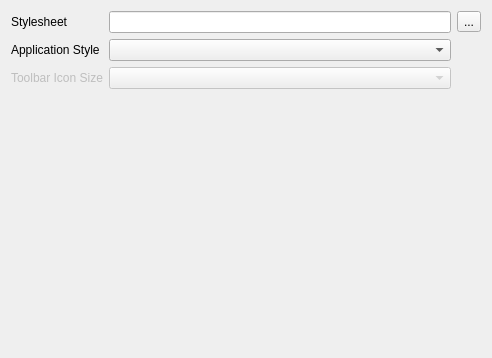
<?xml version="1.0" encoding="UTF-8"?>
<ui version="4.0">
 <class>Core::MainWindow::MainSettingPage</class>
 <widget class="QWidget" name="Core::MainWindow::MainSettingPage">
  <property name="geometry">
   <rect>
    <x>0</x>
    <y>0</y>
    <width>492</width>
    <height>358</height>
   </rect>
  </property>
  <property name="windowTitle">
   <string>Core</string>
  </property>
  <property name="windowIcon">
   <iconset resource="../Resources/Core.qrc">
    <normaloff>:/MainWindow/app.png</normaloff>:/MainWindow/app.png</iconset>
  </property>
  <layout class="QGridLayout" name="gridLayout">
   <item row="0" column="0">
    <layout class="QGridLayout" name="gridLayout_2">
     <item row="0" column="0">
      <widget class="QLabel" name="label_3">
       <property name="toolTip">
        <string>Sets the application's stylesheet</string>
       </property>
       <property name="text">
        <string>Stylesheet</string>
       </property>
      </widget>
     </item>
     <item row="0" column="1">
      <widget class="QLineEdit" name="txtStylesheet">
       <property name="toolTip">
        <string>Sets the application's stylesheet</string>
       </property>
      </widget>
     </item>
     <item row="2" column="0">
      <widget class="QLabel" name="label">
       <property name="toolTip">
        <string>Sets the applications style</string>
       </property>
       <property name="text">
        <string>Application Style</string>
       </property>
      </widget>
     </item>
     <item row="2" column="1">
      <widget class="QComboBox" name="cmbStyle">
       <property name="toolTip">
        <string>Sets the applications style</string>
       </property>
      </widget>
     </item>
     <item row="3" column="0">
      <widget class="QLabel" name="label_2">
       <property name="enabled">
        <bool>false</bool>
       </property>
       <property name="toolTip">
        <string>Sets the application's toolbar icon size</string>
       </property>
       <property name="text">
        <string>Toolbar Icon Size</string>
       </property>
      </widget>
     </item>
     <item row="3" column="1">
      <widget class="QComboBox" name="cmbToolbarIcons">
       <property name="enabled">
        <bool>false</bool>
       </property>
       <property name="toolTip">
        <string>Sets the application's toolbar icon size</string>
       </property>
      </widget>
     </item>
     <item row="0" column="2">
      <widget class="QToolButton" name="btnStylesheet">
       <property name="toolTip">
        <string>Sets the application's stylesheet</string>
       </property>
       <property name="text">
        <string>...</string>
       </property>
      </widget>
     </item>
     <item row="4" column="1">
      <spacer name="verticalSpacer">
       <property name="orientation">
        <enum>Qt::Vertical</enum>
       </property>
       <property name="sizeHint" stdset="0">
        <size>
         <width>20</width>
         <height>40</height>
        </size>
       </property>
      </spacer>
     </item>
    </layout>
   </item>
  </layout>
 </widget>
 <resources>
  <include location="../Resources/Core.qrc"/>
 </resources>
 <connections/>
</ui>
